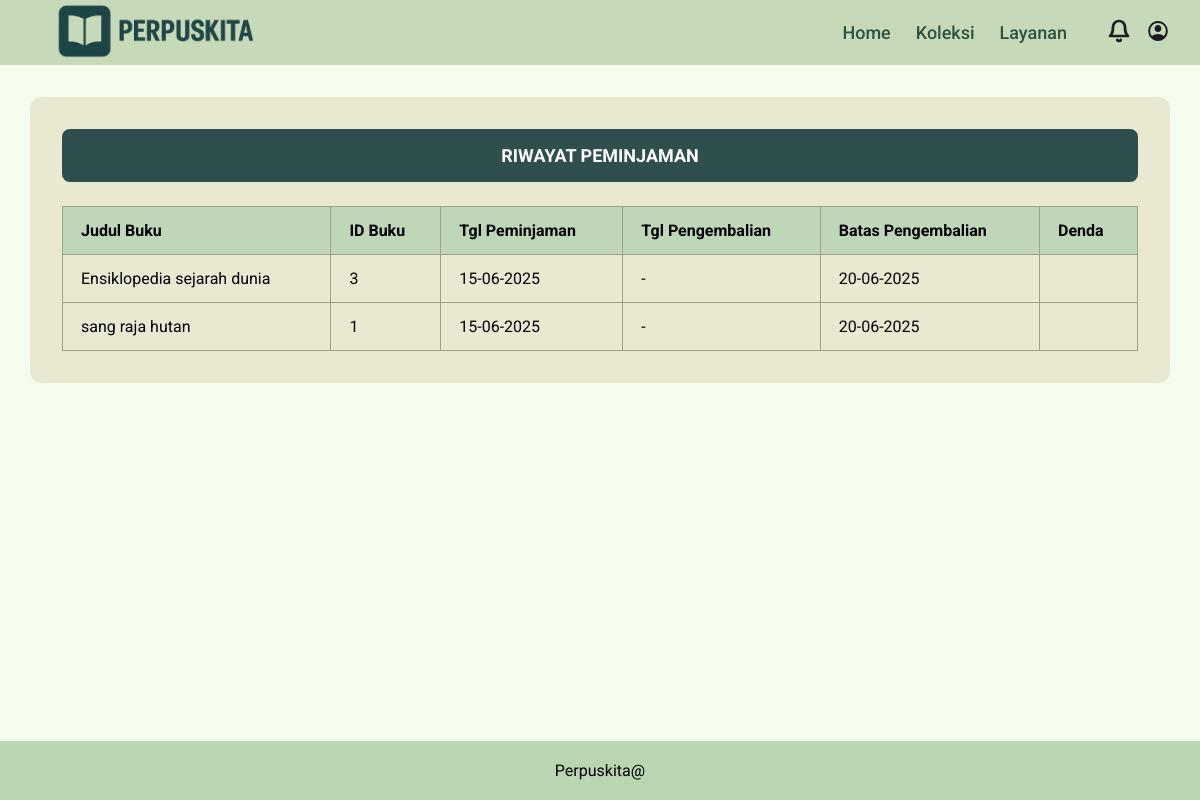
The page /perpusimk/pages/riwayat.php (signed in) on the database its author committed.
### tables this page shows
CREATE TABLE `riwayat_peminjaman` (
  `id_resi` int(11) NOT NULL,
  `id_peminjaman` int(11) NOT NULL,
  `id_user` int(11) NOT NULL,
  `id_buku` int(11) NOT NULL,
  `id_admin` int(11) NOT NULL,
  `denda` int(11) DEFAULT NULL,
  `tanggal_pinjam` date NOT NULL,
  `tanggal_batas` date NOT NULL,
  `tanggal_kembali` date DEFAULT NULL
);

CREATE TABLE `buku` (
  `id_buku` int(11) NOT NULL,
  `judul` varchar(255) NOT NULL,
  `penulis` varchar(255) NOT NULL,
  `penerbit` varchar(255) NOT NULL,
  `halaman` int(11) NOT NULL,
  `location` varchar(255) NOT NULL,
  `kategori` varchar(255) NOT NULL,
  `sipnosis` varchar(255) NOT NULL,
  `cover` varchar(255) NOT NULL
);

### perpusimk/pages/riwayat.php (the view, shortened to what this page needs)
<?php
include '../php/db.php';
$id_user = $_SESSION['id_user'];
$stmt = $conn->prepare("SELECT b.judul, b.id_buku, r.tanggal_pinjam, r.tanggal_batas, r.tanggal_kembali, r.denda
                        FROM riwayat_peminjaman r
                        JOIN buku b ON r.id_buku = b.id_buku
                        WHERE r.id_user = ?
                        ORDER BY r.tanggal_pinjam DESC");
$stmt->bind_param("i", $id_user);
$stmt->execute();
$result = $stmt->get_result();
?>
<!DOCTYPE html>
<html lang="id">
  <head>
    <link rel="stylesheet" href="../css/riwayat.css" />
  </head>
  <body>
    <header class="header">
      <div class="header-left">
        <img src="../img/chat-gpt-image-29-apr-2025-21-23-28-20.png" alt="Logo" class="logo-icon" />
      </div>
      <div class="header-right">
        <nav class="nav-menu">
          <a class="nav-item" href="../index.php">Home</a>
          <a class="nav-item" href="koleksi.php">Koleksi</a>
          <a class="nav-item" href="layanan.html">Layanan</a>
        </nav>
        <div class="icons">
          <a href="../notifikasi.html"><img src="../img/bell0.svg" alt="Notifikasi" class="icon" /></a>
          <a href="../pages/profil.php"><img src="../img/account-circle0.svg" alt="User" class="icon" /></a>
        </div>
      </div>
    </header>
    <main class="container">
      <h2 class="section-title">RIWAYAT PEMINJAMAN</h2>
      <table class="history-table">
        <thead>
          <tr>
            <th>Judul Buku</th>
            <th>ID Buku</th>
            <th>Tgl Peminjaman</th>
            <th>Tgl Pengembalian</th>
            <th>Batas Pengembalian</th>
            <th>Denda</th>
          </tr>
        </thead>
        <tbody>
          <?php while ($row = $result->fetch_assoc()): ?>
          <tr>
            <td><?= htmlspecialchars($row['judul']) ?></td>
            <td><?= htmlspecialchars($row['id_buku']) ?></td>
            <td><?= date('d-m-Y', strtotime($row['tanggal_pinjam'])) ?></td>
            <td>
              <?= $row['tanggal_kembali'] ? date('d-m-Y', strtotime($row['tanggal_kembali'])) : '-' ?>
            </td>
            <td><?= date('d-m-Y', strtotime($row['tanggal_batas'])) ?></td>
            <td class="denda"><?= $row['denda'] ?></td>
          </tr>
          <?php endwhile; ?>
        </tbody>
      </table>
    </main>
    <footer class="footer">
      <p>Perpuskita@</p>
    </footer>
  </body>
</html>

### perpusimk/css/riwayat.css (style rules this page uses)
* { box-sizing: border-box; margin: 0; padding: 0; }
body { font-family: "Roboto", sans-serif; position: relative; min-height: 100vh; background-color: #f5fdec; }
.header { background-color: rgba(197, 217, 184, 0.95); height: 65px; display: flex; justify-content: space-between; align-items: center; padding: 0 30px; position: relative; z-index: 1; }
.header-left { display: flex; align-items: center; gap: 10px; }
.logo-icon { width: 250px; height: auto; }
.header-right { display: flex; align-items: center; gap: 40px; }
.nav-menu { display: flex; gap: 25px; }
.nav-item { font-size: 18px; font-weight: 500; color: #2f523d; cursor: pointer; transition: color 0.3s ease; text-decoration: none; }
.icons { display: flex; align-items: center; gap: 15px; }
.icon { width: 24px; height: 24px; cursor: pointer; }
.container { max-width: 95%; margin: 32px auto; background: #e9e9d1; padding: 32px; border-radius: 12px; }
.section-title { background-color: #2f4f4f; color: white; padding: 16px 24px; border-radius: 8px; font-weight: bold; margin-bottom: 24px; font-size: 18px; text-align: center; }
.history-table { width: 100%; border-collapse: collapse; font-size: 16px; }
.history-table thead tr { background-color: #bfd6b8; font-weight: bold; }
.history-table th, .history-table td { border: 1px solid #9ca18d; padding: 14px 18px; text-align: left; vertical-align: top; }
.history-table td { word-break: break-word; }
.history-table td.denda { text-align: center; font-weight: bold; }
.footer { background-color: #b9d5b1; text-align: center; padding: 20px; width: 100%; position: fixed; bottom: 0; }

### rows shown on the page
riwayat_peminjaman: id_buku.judul "Ensiklopedia sejarah dunia", id_buku.id_buku "3", tanggal_pinjam "15-06-2025", tanggal_batas "20-06-2025"
riwayat_peminjaman: id_buku.judul "sang raja hutan", id_buku.id_buku "1", tanggal_pinjam "15-06-2025", tanggal_batas "20-06-2025"
